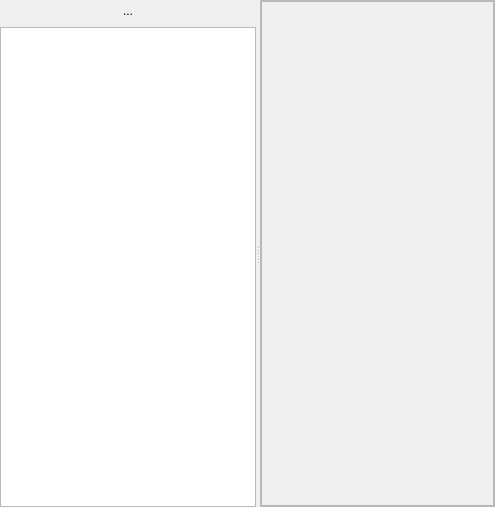
<?xml version="1.0" encoding="UTF-8"?>
<ui version="4.0">
 <class>DualViewBase</class>
 <widget class="QStackedWidget" name="DualViewBase">
  <property name="geometry">
   <rect>
    <x>0</x>
    <y>0</y>
    <width>495</width>
    <height>507</height>
   </rect>
  </property>
  <property name="currentIndex">
   <number>1</number>
  </property>
  <widget class="QWidget" name="mPageTableView">
   <layout class="QGridLayout" name="gridLayout_3">
    <property name="leftMargin">
     <number>0</number>
    </property>
    <property name="topMargin">
     <number>0</number>
    </property>
    <property name="rightMargin">
     <number>0</number>
    </property>
    <property name="bottomMargin">
     <number>0</number>
    </property>
    <item row="0" column="0">
     <widget class="QSplitter" name="splitter">
      <property name="orientation">
       <enum>Qt::Horizontal</enum>
      </property>
      <property name="childrenCollapsible">
       <bool>false</bool>
      </property>
      <widget class="QgsAttributeTableView" name="mTableView">
       <property name="alternatingRowColors">
        <bool>true</bool>
       </property>
      </widget>
      <widget class="QgsFieldConditionalFormatWidget" name="mConditionalFormatWidget" native="true">
       <property name="sizePolicy">
        <sizepolicy hsizetype="Preferred" vsizetype="Preferred">
         <horstretch>0</horstretch>
         <verstretch>0</verstretch>
        </sizepolicy>
       </property>
      </widget>
     </widget>
    </item>
   </layout>
  </widget>
  <widget class="QWidget" name="mPageAttributeEditor">
   <layout class="QGridLayout" name="gridLayout_2">
    <property name="leftMargin">
     <number>0</number>
    </property>
    <property name="topMargin">
     <number>0</number>
    </property>
    <property name="rightMargin">
     <number>0</number>
    </property>
    <property name="bottomMargin">
     <number>0</number>
    </property>
    <item row="0" column="0">
     <widget class="QSplitter" name="mAttributeEditorViewSplitter">
      <property name="orientation">
       <enum>Qt::Horizontal</enum>
      </property>
      <widget class="QWidget" name="listViewWdg" native="true">
       <layout class="QVBoxLayout" name="verticalLayout_2">
        <property name="leftMargin">
         <number>0</number>
        </property>
        <property name="topMargin">
         <number>0</number>
        </property>
        <property name="rightMargin">
         <number>0</number>
        </property>
        <property name="bottomMargin">
         <number>0</number>
        </property>
        <item>
         <widget class="QToolButton" name="mFeatureListPreviewButton">
          <property name="sizePolicy">
           <sizepolicy hsizetype="MinimumExpanding" vsizetype="Fixed">
            <horstretch>0</horstretch>
            <verstretch>0</verstretch>
           </sizepolicy>
          </property>
          <property name="text">
           <string>...</string>
          </property>
          <property name="popupMode">
           <enum>QToolButton::InstantPopup</enum>
          </property>
          <property name="toolButtonStyle">
           <enum>Qt::ToolButtonTextBesideIcon</enum>
          </property>
          <property name="autoRaise">
           <bool>true</bool>
          </property>
          <property name="arrowType">
           <enum>Qt::NoArrow</enum>
          </property>
         </widget>
        </item>
        <item>
         <widget class="QgsFeatureListView" name="mFeatureList">
          <property name="sizePolicy">
           <sizepolicy hsizetype="Preferred" vsizetype="Preferred">
            <horstretch>0</horstretch>
            <verstretch>0</verstretch>
           </sizepolicy>
          </property>
         </widget>
        </item>
       </layout>
      </widget>
      <widget class="QFrame" name="mAttributeEditor">
       <property name="sizePolicy">
        <sizepolicy hsizetype="Expanding" vsizetype="Expanding">
         <horstretch>1</horstretch>
         <verstretch>0</verstretch>
        </sizepolicy>
       </property>
       <property name="frameShape">
        <enum>QFrame::StyledPanel</enum>
       </property>
       <property name="frameShadow">
        <enum>QFrame::Raised</enum>
       </property>
       <layout class="QGridLayout" name="gridLayout">
        <property name="leftMargin">
         <number>0</number>
        </property>
        <property name="topMargin">
         <number>0</number>
        </property>
        <property name="rightMargin">
         <number>0</number>
        </property>
        <property name="bottomMargin">
         <number>0</number>
        </property>
        <item row="0" column="0">
         <widget class="QScrollArea" name="mAttributeEditorScrollArea">
          <property name="widgetResizable">
           <bool>true</bool>
          </property>
          <widget class="QWidget" name="mAttributeEditorLayout">
           <property name="geometry">
            <rect>
             <x>0</x>
             <y>0</y>
             <width>229</width>
             <height>503</height>
            </rect>
           </property>
           <layout class="QGridLayout" name="gridLayout_4"/>
          </widget>
         </widget>
        </item>
       </layout>
      </widget>
     </widget>
    </item>
   </layout>
   <action name="mActionExpressionPreview">
    <property name="icon">
     <iconset>
      <normaloff>:/images/themes/default/mActionFilter.png</normaloff>:/images/themes/default/mActionFilter.png</iconset>
    </property>
    <property name="text">
     <string>Expression</string>
    </property>
   </action>
   <action name="mActionPreviewColumnsMenu">
    <property name="text">
     <string>Column Preview</string>
    </property>
   </action>
  </widget>
 </widget>
 <customwidgets>
  <customwidget>
   <class>QgsAttributeTableView</class>
   <extends>QTableView</extends>
   <header>attributetable/qgsattributetableview.h</header>
  </customwidget>
  <customwidget>
   <class>QgsFeatureListView</class>
   <extends>QListView</extends>
   <header>attributetable/qgsfeaturelistview.h</header>
  </customwidget>
  <customwidget>
   <class>QgsFieldConditionalFormatWidget</class>
   <extends>QWidget</extends>
   <header>attributetable/qgsfieldconditionalformatwidget.h</header>
   <container>1</container>
  </customwidget>
 </customwidgets>
 <resources>
  <include location="../../images/images.qrc"/>
 </resources>
 <connections/>
</ui>
